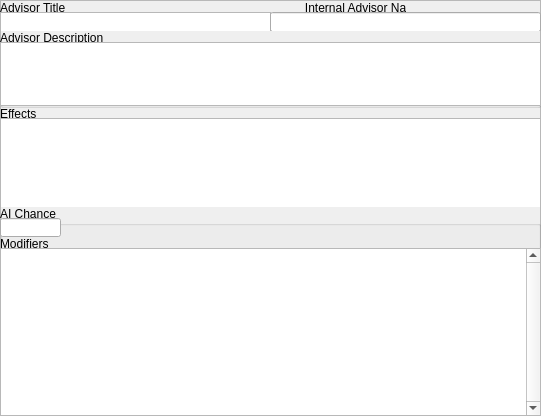
<?xml version="1.0" encoding="UTF-8"?>
<ui version="4.0">
 <class>Advisortype</class>
 <widget class="QFrame" name="Advisortype">
  <property name="geometry">
   <rect>
    <x>0</x>
    <y>0</y>
    <width>541</width>
    <height>416</height>
   </rect>
  </property>
  <property name="windowTitle">
   <string>Frame</string>
  </property>
  <property name="frameShape">
   <enum>QFrame::StyledPanel</enum>
  </property>
  <property name="frameShadow">
   <enum>QFrame::Raised</enum>
  </property>
  <widget class="QGroupBox" name="groupBox">
   <property name="geometry">
    <rect>
     <x>0</x>
     <y>0</y>
     <width>541</width>
     <height>31</height>
    </rect>
   </property>
   <property name="title">
    <string>Advisor Title                                                                        Internal Advisor Name</string>
   </property>
   <widget class="QTextEdit" name="textEdit">
    <property name="geometry">
     <rect>
      <x>0</x>
      <y>12</y>
      <width>271</width>
      <height>20</height>
     </rect>
    </property>
    <property name="verticalScrollBarPolicy">
     <enum>Qt::ScrollBarAlwaysOff</enum>
    </property>
    <property name="horizontalScrollBarPolicy">
     <enum>Qt::ScrollBarAsNeeded</enum>
    </property>
    <property name="html">
     <string>&lt;!DOCTYPE HTML PUBLIC &quot;-//W3C//DTD HTML 4.0//EN&quot; &quot;http://www.w3.org/TR/REC-html40/strict.dtd&quot;&gt;
&lt;html&gt;&lt;head&gt;&lt;meta name=&quot;qrichtext&quot; content=&quot;1&quot; /&gt;&lt;style type=&quot;text/css&quot;&gt;
p, li { white-space: pre-wrap; }
&lt;/style&gt;&lt;/head&gt;&lt;body style=&quot; font-family:'MS Shell Dlg 2'; font-size:8.25pt; font-weight:400; font-style:normal;&quot;&gt;
&lt;p style=&quot;-qt-paragraph-type:empty; margin-top:0px; margin-bottom:0px; margin-left:0px; margin-right:0px; -qt-block-indent:0; text-indent:0px; font-size:8pt;&quot;&gt;&lt;/p&gt;&lt;/body&gt;&lt;/html&gt;</string>
    </property>
   </widget>
   <widget class="QLineEdit" name="lineEdit">
    <property name="geometry">
     <rect>
      <x>270</x>
      <y>12</y>
      <width>271</width>
      <height>20</height>
     </rect>
    </property>
   </widget>
  </widget>
  <widget class="QGroupBox" name="groupBox_5">
   <property name="geometry">
    <rect>
     <x>0</x>
     <y>30</y>
     <width>541</width>
     <height>78</height>
    </rect>
   </property>
   <property name="title">
    <string>Advisor Description</string>
   </property>
   <widget class="QTextEdit" name="textEdit_2">
    <property name="geometry">
     <rect>
      <x>0</x>
      <y>12</y>
      <width>541</width>
      <height>64</height>
     </rect>
    </property>
   </widget>
  </widget>
  <widget class="QGroupBox" name="groupBox_3">
   <property name="geometry">
    <rect>
     <x>0</x>
     <y>206</y>
     <width>541</width>
     <height>212</height>
    </rect>
   </property>
   <property name="title">
    <string>AI Chance</string>
   </property>
   <widget class="QLineEdit" name="lineEdit_2">
    <property name="geometry">
     <rect>
      <x>0</x>
      <y>12</y>
      <width>61</width>
      <height>19</height>
     </rect>
    </property>
    <property name="text">
     <string/>
    </property>
   </widget>
   <widget class="QGroupBox" name="groupBox_4">
    <property name="geometry">
     <rect>
      <x>0</x>
      <y>30</y>
      <width>541</width>
      <height>182</height>
     </rect>
    </property>
    <property name="title">
     <string>Modifiers</string>
    </property>
    <widget class="QPlainTextEdit" name="plainTextEdit_2">
     <property name="geometry">
      <rect>
       <x>0</x>
       <y>12</y>
       <width>541</width>
       <height>168</height>
      </rect>
     </property>
     <property name="verticalScrollBarPolicy">
      <enum>Qt::ScrollBarAlwaysOn</enum>
     </property>
    </widget>
   </widget>
  </widget>
  <widget class="QGroupBox" name="groupBox_2">
   <property name="geometry">
    <rect>
     <x>0</x>
     <y>106</y>
     <width>541</width>
     <height>101</height>
    </rect>
   </property>
   <property name="title">
    <string>Effects</string>
   </property>
   <widget class="QPlainTextEdit" name="plainTextEdit">
    <property name="geometry">
     <rect>
      <x>0</x>
      <y>12</y>
      <width>541</width>
      <height>90</height>
     </rect>
    </property>
    <property name="horizontalScrollBarPolicy">
     <enum>Qt::ScrollBarAsNeeded</enum>
    </property>
    <property name="plainText">
     <string/>
    </property>
   </widget>
  </widget>
 </widget>
 <resources/>
 <connections/>
</ui>
